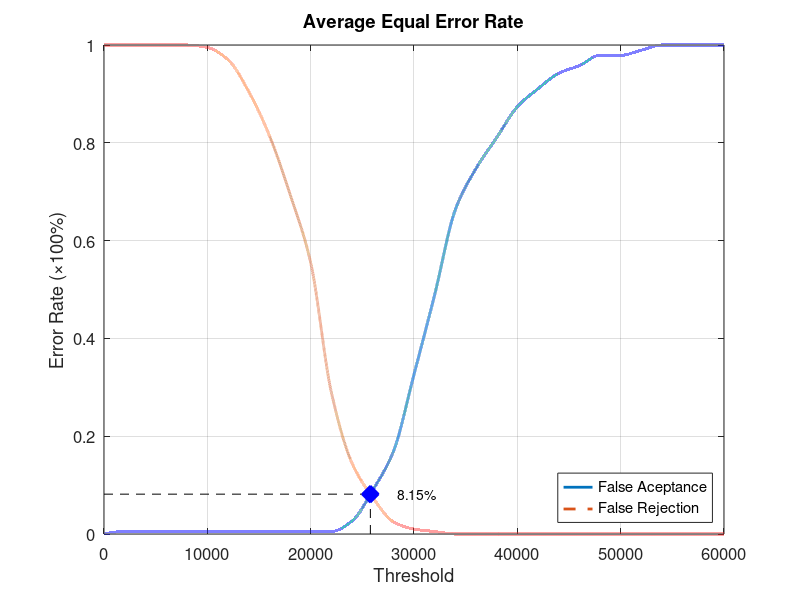
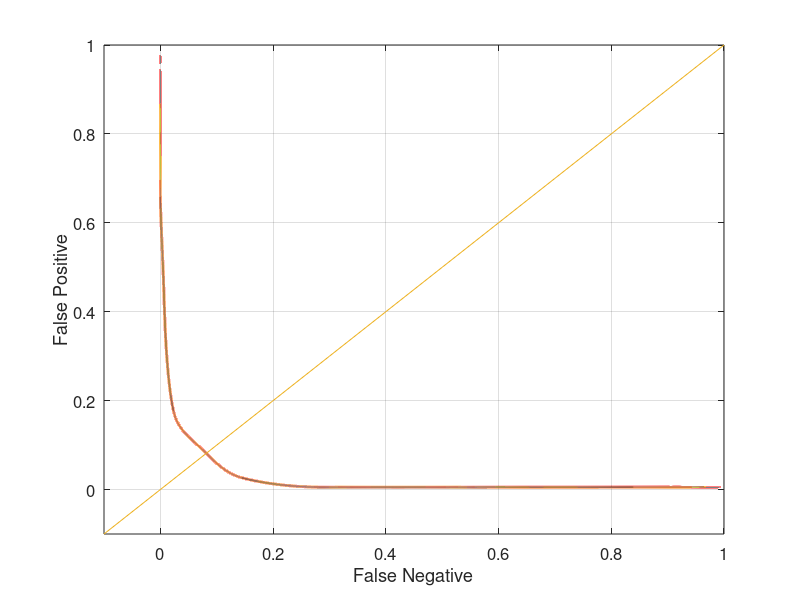

The MATLAB source for these figures, in order:
function yEER = Database3_1
close all;
clear;
clc;
x = 0:2000:60000;
xq = 0:0.5:60000;

y0 = [0 0.00526316 0.00526316 0.00526316 0.00526316 0.00526316 0.00526316 0.00526316 0.00526316 0.00526316 0.00526316 0.00526316 0.0263158 0.0894737 0.168421 0.326316 0.489474 0.663158 0.747368 0.810526 0.873684 0.910526 0.942105 0.957895 0.978947 0.978947 0.989474 1 1 1 1];
yy0 = interp1(x, y0, xq, 'pchip');
y1 = [1 1 1 1 1 0.995 0.97 0.905 0.815 0.695 0.555 0.29 0.145 0.075 0.025 0.01 0.005 0 0 0 0 0 0 0 0 0 0 0 0 0 0];
yy1 = interp1(x, y1, xq, 'pchip');

% Calculating EER: 
y2 = abs(y0 - y1);
find(y2 == min(y2))
yy2 = abs(yy0 - yy1);
xEER = find(yy2 == min(yy2));
xEERIndex = xq(xEER) % X-axis EER
yEER = yy0(xEER) % Y-axis EER

main = figure
plot(xq, yy0,'-','LineWidth', 2);	hold on
plot(xq, yy1,'--','LineWidth', 2);	hold on
plot([xEERIndex xEERIndex], [0 yEER], 'k--');	hold on
plot([0 xEERIndex], [yEER yEER], 'k--');	hold on
plot(xEERIndex, yEER, 'bx', 'LineWidth', 10);	hold on
text(xEERIndex + 10 * xEERIndex / 100, yEER, [num2str(round((10000 * yEER)) / 100) '%'])
legend('False Aceptance', 'False Rejection', 'Location', 'SouthEast')
xlabel('Threshold')
ylabel('Error Rate (\times100%)')
title('Average Equal Error Rate')
set(gca, 'FontSize', 12)
axis([0 60000 0 1])
grid on

print(main, 'Database3_1Main', '-dpng');
FNRxFPR = figure('Color', [1 1 1]);
plot(yy1, yy0, '-', yy1, yy0, 'LineWidth', 2);
hold on
y = -0.1:0.1:1
plot(y, y); 
set(gca, 'FontSize', 12)
xlabel('False Negative')
ylabel('False Positive')
axis([-0.1 1 -0.1 1])
set(gca, 'FontSize', 12)
grid on

print(FNRxFPR, 'Database3_1FNRxFPR','-dpng');
end
